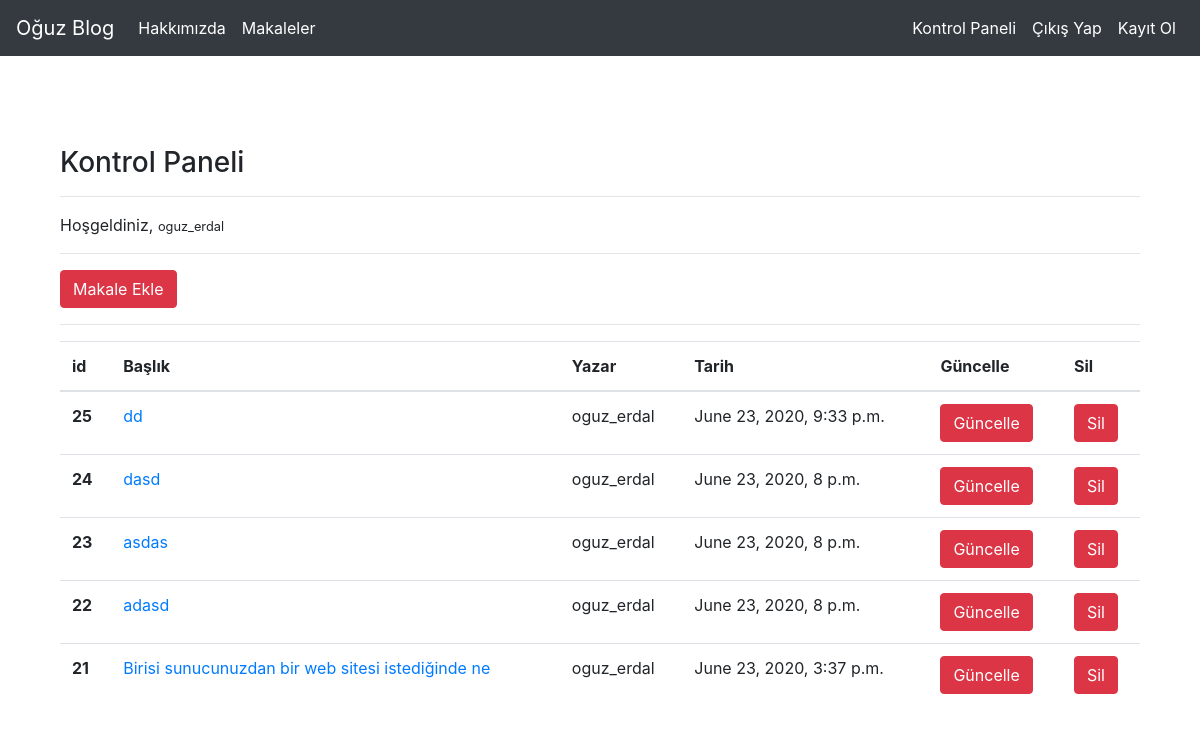
Screenshot of /articles/dashboard/ (signed in) with the database file from the repository.
### article/models.py (models this page shows, shortened)
class Article(models.Model):
    author = models.ForeignKey("auth.User", on_delete = models.CASCADE,verbose_name= "Yazar")#ForeingKey bir userın birden çok makalaye sahip olması anlamına geliyor.
    title = models.CharField(max_length=50,verbose_name= "Başlık")
    content = RichTextField(verbose_name= "İçerik")
    created_date = models.DateTimeField(auto_now_add=True, verbose_name= "Oluşturulma Tarihi")
    article_image = models.FileField(blank = True, null = True, verbose_name="Makaleye Fotoğraf Ekleyin")
    class Meta:
        ordering = ['-created_date']

### article/views.py (the view)
# urls.py: path('dashboard/',views.dashboard,name = "dashboard"),
@login_required(login_url = "user:login")
def dashboard(request):#dashboard requesti gelmeden detail e gidemez dolayısıyla id bilgisini burda aldıktan sonra a elementiyle request gitten sonra url ler üzerinden tekrar id bilgisini alarak detail fonksiyonuna id gönderilir.
    articles = Article.objects.filter(author = request.user)# liste içindeki her bir eleman sözlük olucak şekilde(sözlüklerinde her bir elemanı bir makalenin bir özelliğini temsil eder listenin her bir elemanı ise makale objelerini temsil eder.)
    context = {
        "articles":articles
    }
    return render(request, "dashboard.html",context)

### templates/dashboard.html
{% extends "layout.html" %}
{% block body %}
<h3>Kontrol Paneli</h3>
<hr>
<p>
    Hoşgeldiniz, <small>{{request.user.username}}</small>
</p>
<hr>
<a class="btn btn-danger" href="/articles/addarticle"> Makale Ekle</a>
<hr>
{% if articles %}
<table class="table">
  <thead>
    <tr>
      <th scope="col">id</th>
      <th scope="col">Başlık</th>
      <th scope="col">Yazar</th>
      <th scope="col">Tarih</th>
      <th scope="col">Güncelle</th>
      <th scope="col">Sil</th>
    </tr>
  </thead>
  <tbody>
  {% for article in articles %}
  <tr>
      <th scope="row">{{article.id}}</th>
      <td><a href="/articles/article/{{article.id}}">{{article.title}}</a></td>
      <td>{{article.author.username}}</td>
      <td>{{article.created_date}}</td>
      <td><a href="/articles/update/{{article.id}}"class="btn btn-danger">Güncelle</a></td>
      <td><a href="/articles/delete/{{article.id}}"class="btn btn-danger">Sil</a></td>
    </tr>
  {% endfor %}
{% else %}
<div class = "alert alert-danger">
    Henüz bir makaleniz bulunmuyor.
</div>
{% endif %}
{% endblock body %}

### rows the page displays
Article: id "25", title "dd", author.username "oguz_erdal", created_date "June 23, 2020, 9:33 p.m."
Article: id "24", title "dasd", author.username "oguz_erdal", created_date "June 23, 2020, 8 p.m."
Article: id "23", title "asdas", author.username "oguz_erdal", created_date "June 23, 2020, 8 p.m."
Article: id "22", title "adasd", author.username "oguz_erdal", created_date "June 23, 2020, 8 p.m."
Article: id "21", title "Birisi sunucunuzdan bir web sitesi istediğinde ne", author.username "oguz_erdal", created_date "June 23, 2020, 3:37 p.m."

### other values shown
{{ request.user.username }} "oguz_erdal"
